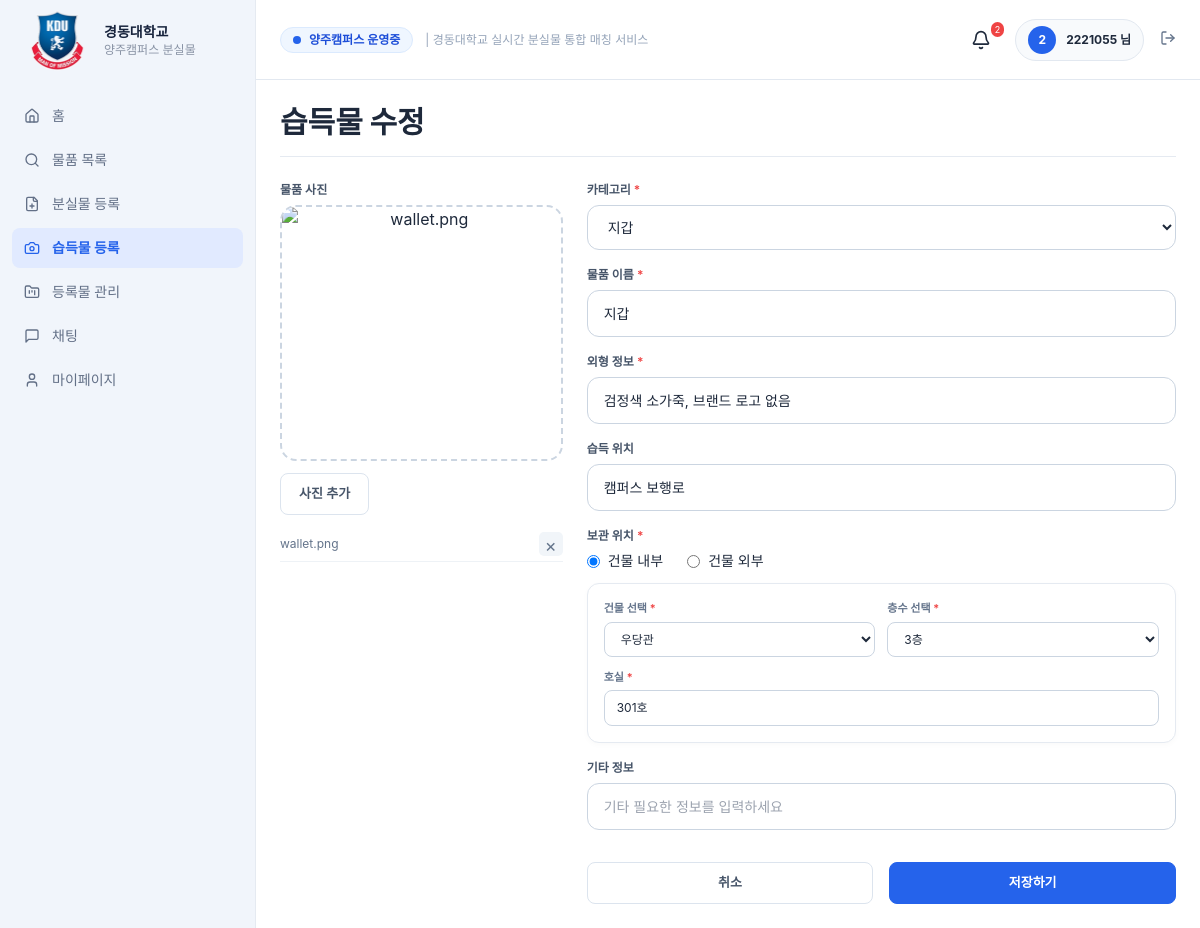
The app's page /items/1/edit (signed in) with its own data.
### tables this page shows
CREATE TABLE items(
 id INTEGER PRIMARY KEY AUTOINCREMENT, owner TEXT NOT NULL REFERENCES students(student_no),
 kind TEXT NOT NULL CHECK(kind IN ('lost','found')), title TEXT NOT NULL, category TEXT NOT NULL,
 appearance TEXT NOT NULL, found_place TEXT NOT NULL DEFAULT '', extra TEXT NOT NULL DEFAULT '',
 photo TEXT, photo_pos TEXT, status TEXT NOT NULL, storage_type TEXT,
 building TEXT, floor TEXT, room TEXT, latitude REAL, longitude REAL, location_note TEXT,
 created_at TEXT NOT NULL, deleted INTEGER NOT NULL DEFAULT 0
);

### app.py (the view, shortened to what this page needs)
    @app.route('/items/new/<kind>',methods=['GET','POST'])
    @app.route('/items/<int:item_id>/edit',methods=['GET','POST'])
    @login_required
    def item_form(kind=None,item_id=None):
        item=item_get(item_id) if item_id else None
        if item:owner(item);kind=item['kind']
        if kind not in ['lost','found']:abort(404)
        if item and (item['status'] in ['찾음','반환 완료'] or get_db().execute('SELECT 1 FROM location_shares s JOIN chats c ON c.id=s.chat_id WHERE c.item_id=?',(item_id,)).fetchone()):
            flash('위치 공개 또는 반환 완료 이후에는 등록 내용을 수정할 수 없습니다.','error');return redirect(url_for('my_items'))
        values=dict(item) if item else {}
        return render_template('item_form.html',screen='lost_reg' if kind=='lost' else 'found_reg',kind=kind,item=item,values=values)

### app.py (called while the page is built)
def login_required(fn):
    @wraps(fn)
    def wrapped(*a,**kw):
        if not session.get('student_no'):
            if request.path.startswith('/api/'):return jsonify(error='로그인이 필요합니다.'),401
            return redirect(url_for('login'))
        return fn(*a,**kw)
    return wrapped

### db.py (called while the page is built)
def get_db():
    if 'db' not in g:
        g.db=sqlite3.connect(current_app.config['DATABASE'],timeout=10)
        g.db.row_factory=sqlite3.Row
        g.db.execute('PRAGMA foreign_keys=ON')
    return g.db

### templates/item_form.html
{% extends 'base.html' %}{% block content %}<div class="w-full min-h-full p-6 space-y-6 max-w-5xl"><h2 class="text-2xl md:text-3xl font-extrabold border-b border-slate-200 pb-4">{{'분실물' if kind=='lost' else '습득물'}} {{'수정' if item else '등록'}}</h2><form method="post" enctype="multipart/form-data" class="grid grid-cols-1 md:grid-cols-3 gap-6"><input type="hidden" name="csrf_token" value="{{csrf_token}}"><div class="md:col-span-1"><label class="field-label">물품 사진</label><div class="photo-upload"><input id="photo-input" type="file" name="photo" accept=".jpg,.jpeg,.png" multiple data-photo-input><span data-photo-preview class="photo-gallery" data-gallery>{% if item and item.photo %}{% for src in gallery(item) %}<img class="gallery-slide" src="{{src}}" alt="현재 사진 {{loop.index}}" {% if not loop.first %}hidden{% endif %}>{% endfor %}{% if gallery(item)|length>1 %}<button type="button" class="gallery-arrow gallery-prev" data-gallery-step="-1" aria-label="이전 사진">&lt;</button><button type="button" class="gallery-arrow gallery-next" data-gallery-step="1" aria-label="다음 사진">&gt;</button>{% endif %}{% else %}<i data-lucide="camera" class="w-10 h-10 text-blue-600 mx-auto mb-2"></i><b>사진 업로드</b><small>JPG, JPEG, PNG / 전체 합계 5MB</small>{% endif %}</span></div><label for="photo-input" class="button-outline mt-3 cursor-pointer">사진 추가</label><input type="hidden" name="photo_edit" value="yes"><ul data-photo-names data-existing='{{photo_records(item)|tojson}}' class="photo-file-list" aria-live="polite"></ul></div><div class="md:col-span-2 space-y-4"><div><label class="field-label" for="category">카테고리 <span class="text-red-500">*</span></label><select name="category" id="category" class="field" required><option value="">선택하세요</option>{% for c in categories %}<option {% if values.get('category')==c %}selected{% endif %}>{{c}}</option>{% endfor %}</select></div><div><label class="field-label" for="title">물품 이름 <span class="text-red-500">*</span></label><input name="title" id="title" value="{{values.get('title','')}}" class="field" maxlength="100" required placeholder="물품 이름을 입력하세요"></div><div><label class="field-label" for="appearance">외형 정보 <span class="text-red-500">*</span></label><input name="appearance" id="appearance" value="{{values.get('appearance','')}}" class="field" maxlength="500" required placeholder="기본 외형을 입력하세요. 고유한 식별 특징은 채팅에서 확인해요."></div><div><label class="field-label" for="found-place">{{'분실 장소' if kind=='lost' else '습득 위치'}}</label><input name="found_place" id="found-place" value="{{values.get('found_place','')}}" class="field" maxlength="300" placeholder="물품의 {{'분실' if kind=='lost' else '습득'}} 장소를 입력하세요"></div>{% if kind=='found' %}{% include 'partials/location_fields.html' %}{% endif %}<div><label class="field-label" for="extra">기타 정보</label><input name="extra" id="extra" value="{{values.get('extra','')}}" class="field" maxlength="1000" placeholder="기타 필요한 정보를 입력하세요"></div><div class="flex gap-4 pt-4"><a class="button-outline w-1/2" href="{{url_for('home')}}">취소</a><button class="button-primary w-1/2">{{'저장하기' if item else '등록하기'}}</button></div></div></form></div>{% endblock %}{% block scripts %}<script src="{{url_for('static',filename='js/forms.js',v='20261006h')}}" defer></script>{% if kind=='found' %}{% include 'partials/maps_scripts.html' %}{% endif %}{% endblock %}

### templates/partials/location_fields.html (shortened to what this page needs)
<div class="location-fields" data-buildings='{{buildings|tojson}}'><label class="field-label">보관 위치 <span class="text-red-500">*</span></label><div class="flex gap-6 mb-3"><label class="flex items-center gap-2 text-sm"><input type="radio" name="storage_type" value="internal" {% if values.get('storage_type','internal')!='external' %}checked{% endif %}>건물 내부</label><label class="flex items-center gap-2 text-sm"><input type="radio" name="storage_type" value="external" >건물 외부</label></div><div data-internal class="grid grid-cols-2 gap-3 p-4 bg-white rounded-xl border border-slate-200 shadow-sm"><div><label class="small-label" for="building">건물 선택 <span class="text-red-500" aria-label="필수">*</span></label><select name="building" id="building" class="field small-field">{% for b in buildings %}<option {% if values.get('building','우당관')==b %}selected{% endif %}>{{b}}</option>{% endfor %}</select></div><div><label class="small-label" for="floor">층수 선택 <span class="text-red-500" aria-label="필수">*</span></label><select name="floor" id="floor" data-value="{{values.get('floor','1층')}}" class="field small-field"></select></div><div class="col-span-2"><label class="small-label" for="room">호실 <span class="text-red-500" aria-label="필수">*</span></label><input name="room" id="room" value="{{values.get('room') or ''}}" maxlength="60" class="field small-field" placeholder="호실을 입력해주세요 (예: 301호)"></div></div></div>

### static/css/original.css (style rules this page uses)
body { font-family: 'Inter', sans-serif; }
#app main, #app main > div { background:#f8f9fc; }
#app main .border-slate-200 { border-color:#e5eaf1; }
#app main .shadow-sm { box-shadow:0 2px 6px rgba(23,35,60,.025); }
#app main, #app main > div { background:#fff; }

### static/css/app.css (style rules this page uses)
body { margin:0;font-family:Inter,'Malgun Gothic',sans-serif }
button,a,input { touch-action:manipulation }
a { text-decoration:none;color:inherit }
form { margin:0 }
.field { width:100%;box-sizing:border-box;background:white;border:1px solid #cbd5e1;border-radius:12px;padding:12px 16px;font-size:14px;outline:none }
.field-label { display:block;font-size:12px;font-weight:600;color:#475569;margin-bottom:6px }
.small-label { display:block;font-size:11px;font-weight:600;color:#64748b;margin-bottom:5px }
.small-field { padding:8px 12px;font-size:12px;border-radius:8px }
.button-primary,.button-outline { display:inline-flex;justify-content:center;align-items:center;gap:7px;min-height:42px;padding:10px 18px;border-radius:8px;font-size:13px;font-weight:600;box-sizing:border-box;cursor:pointer }
.button-primary { background:#2563eb;color:white;border:1px solid #2563eb }
.button-outline { background:white;color:#475569;border:1px solid #dce4ee }
.photo-upload { height:256px;border:2px dashed #cbd5e1;border-radius:16px;display:flex;align-items:center;justify-content:center;text-align:center;cursor:pointer;overflow:hidden }
.photo-upload [data-photo-preview] { width:100% }
.photo-upload:has(img) [data-photo-preview] { height:100% }
.photo-gallery { position:relative;display:block;width:100%;height:100%;overflow:hidden }
.photo-file-list { margin-top:12px;color:#64748b;font-size:12px;list-style:none;padding:0 }

### records on screen
items: kind "습득물", category "지갑", title "지갑", appearance "검정색 소가죽, 브랜드 로고 없음", kind "습득 위치", found_place "캠퍼스 보행로", storage_type "☑ 건물 내부", storage_type "☐ 건물 외부", building "우당관", floor "3층", room "301호"

### other values on screen
{{ label }} "홈" "물품 목록" "분실물 등록" "습득물 등록" "등록물 관리" "채팅" "마이페이지"
{{ unread }} "2"
{{ me[0] }} "2"
{{ me }} "2221055"
{{ '수정' if item else '등록' }} "수정"
{{ '저장하기' if item else '등록하기' }} "저장하기"
